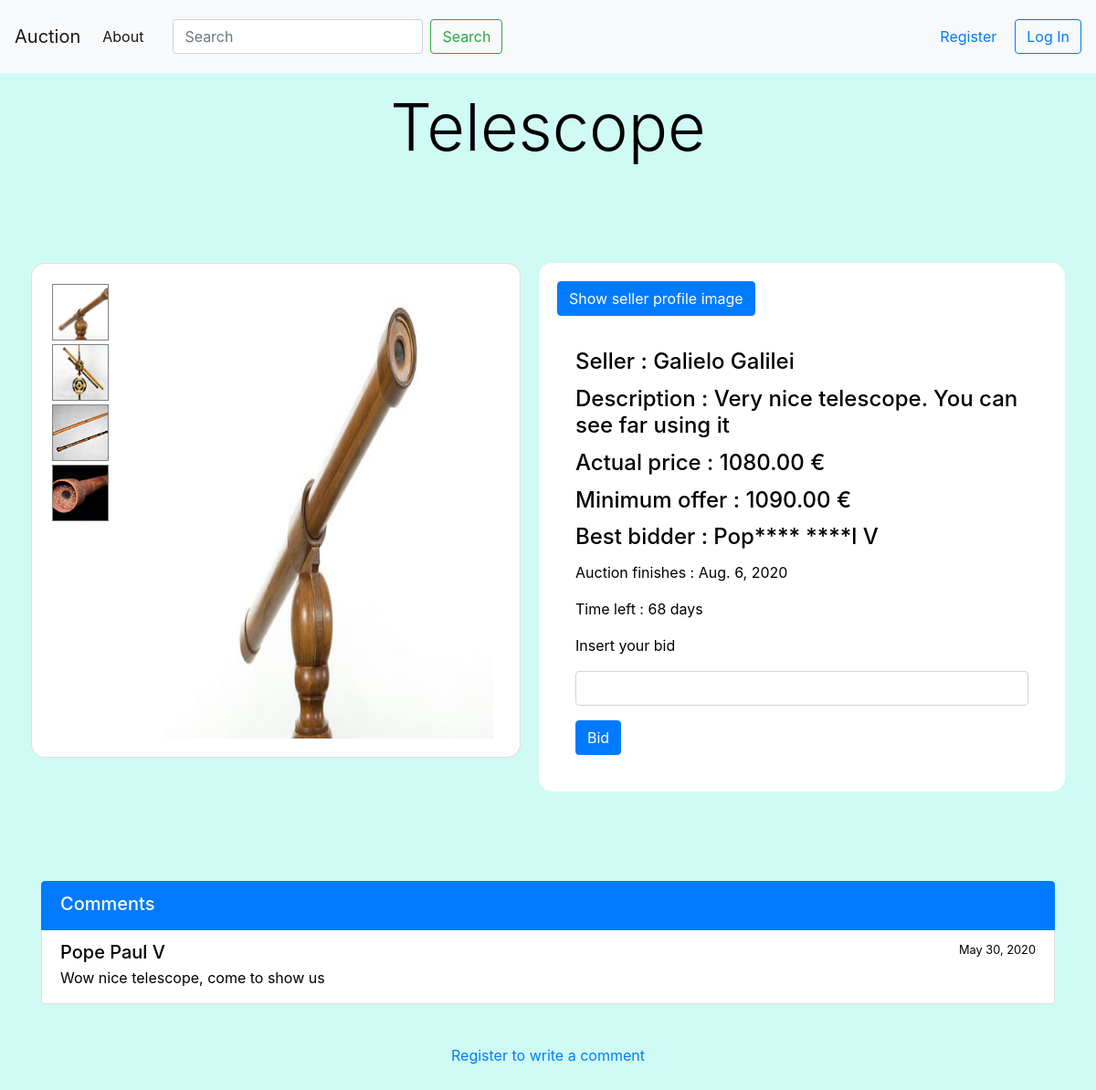
Screenshot of /products/2/ with the database file from the repository.
### products/models.py (models this page shows, shortened)
class Product(models.Model):
    name = models.CharField(max_length=40)
    description = models.CharField(max_length=300)
    price = models.DecimalField(decimal_places=2, max_digits=10)
    min_increment = models.DecimalField(decimal_places=2, max_digits=10)
    end_date = models.DateField(verbose_name="Auction end date")
    profile = models.ForeignKey(Profile, on_delete=models.CASCADE)
    init_date = models.DateField(default=datetime.now, blank=True)
    winner = models.CharField(max_length=254, blank = True,null=True)
    final_price = models.DecimalField(decimal_places=2, max_digits=10, verbose_name=" ", blank = True,null=True)
    rating = models.FloatField(default = 0,blank = True,null=True)
    user = models.ManyToManyField(User,blank = True)#interested
    disponible = models.BooleanField(default=True) #sold or not
    def time_left_to_end(self):
        time = int((self.end_date - datetime.date(timezone.localtime(timezone.now()))).days)
        if time >= 0:
            return time
        else:
            return 0

class ProductImage(models.Model):
    product = models.ForeignKey(Product, on_delete=models.CASCADE)
    image = models.ImageField(upload_to='images/', verbose_name='ProductImage', blank=True)

class Comment(models.Model):
    product_post = models.ForeignKey(Product,on_delete=models.CASCADE,related_name='comments')
    user = models.ForeignKey(User,on_delete=models.CASCADE)
    body = models.TextField(verbose_name='')
    created_on = models.DateTimeField(auto_now_add=True)
    active = models.BooleanField(default=True)
    class Meta:
        ordering = ['created_on']
    @register.filter
    def get_name(self):
        email = self.user
        u = User.objects.filter(email=email)[:1].get()
        return u.first_name
    @register.filter
    def get_surname(self):
        email = self.user
        u = User.objects.filter(email=email)[:1].get()
        return u.last_name
    @register.filter()
    def get_time(self):
        return datetime.date(self.created_on)

### users/models.py (models this page shows, shortened)
class Profile(models.Model):
    user = models.OneToOneField(User, on_delete=models.CASCADE, related_name='profile')
    country = models.CharField(max_length=254)
    city = models.CharField(max_length=254)
    address = models.CharField(max_length=254)
    zip_code = models.CharField(max_length=20)
    rating = models.DecimalField(max_digits=5, decimal_places=2,blank = True,null=True)
    photo = models.ImageField(upload_to='photos/', blank=True, default='default-profile.jpg')
    objects = ProfileManager()

class User(AbstractBaseUser):
    email       = models.EmailField(max_length=255, unique=True)
    first_name = models.CharField(max_length=64)
    last_name = models.CharField(max_length=64)
    tel = models.CharField(max_length=50, blank = True , null= True)
    premium     = models.BooleanField(default=False)
    is_active      = models.BooleanField(default=True) # can login
    staff       = models.BooleanField(default=False) # staff user non superuser
    admin       = models.BooleanField(default=False) # superuser
    USERNAME_FIELD = 'email' #username
    REQUIRED_FIELDS = ['first_name','last_name']
    objects = UserManager()
    def __str__(self):
        return self.email

### products/views.py (the view, shortened to what this page needs)
# urls.py: path('<int:id>/',views.product_detail_view, name ='product-detials'),
def product_detail_view(request, **kwargs):
    pk  = kwargs['id']
    product = get_object_or_404(Product, pk=pk)
    form = Increment_price_form(request.POST or None)
    increment = product.min_increment+product.final_price
    product.user
    if len(request.POST) == 0 or len(request.POST) == 3:
        comment_form = CommentForm(request.POST or None)
        if comment_form.is_valid():
            product_post = product
            user = request.user
            new_comment_body = comment_form.cleaned_data.get("body")
            Comment.objects.create(product_post=product_post,user=user,body=new_comment_body)
            return HttpResponseRedirect(request.path_info)
    else:
        comment_form=CommentForm()
    try:
        if len(product.winner) > 0:
            u = User.objects.filter(email=product.winner)
            s_name = u.first().first_name
            s_last = u.first().last_name
            winner_to_display = s_name[:3] + "**** ****" + s_last[len(s_last) - 3:len(s_last)]
        else:
            winner_to_display = "Be the first!"
    except:
        winner_to_display = "Be the first!"
    if request.method == 'POST' and request.user.is_anonymous == True:
        messages.error(request,"Please register!")
        return redirect('create')
    if request.user.is_authenticated:
        try:
            my_products = Product.objects.filter(profile=request.user.profile)
            if product in my_products:
                mine = True
            else:
                mine = False
        except:
            mine = False
    else:
        mine = False
    comments = Comment.objects.filter(product_post=product)
    context = {'object': product,'form':form,'winner_to_diplay':winner_to_display,'increment':increment,'mine':mine,'comments':comments,'comment_form':comment_form}
    return render(request, 'products/productPage.html', context)

### products/forms.py
class Increment_price_form(forms.ModelForm):
    final_price  = forms.DecimalField(required=True,max_digits=10,decimal_places=2,min_value=0, label='')
    class Meta:
        model = Product
        fields = ['final_price']

class CommentForm(forms.ModelForm):
    class Meta:
        model = Comment
        fields = ('body',)

### products/templates/products/productPage.html (shortened to what this page needs)
{% extends 'base.html' %}#
{% load static %}
{% load crispy_forms_tags %}
{% load crispy_forms_filters %}
{% block head %}
    <link rel="stylesheet" type="text/css" href="{% static "css/productPage.css" %}">
{% endblock %}
{% block content %}
    <h1 class="display-3 d-flex justify-content-center">{{ object.name }}</h1>
    <div class="container-fluid px-sm-1 py-5 mx-auto">
        <div class="row justify-content-center">
            <div class="flex-child col-xs">
                <div class="card">
                    <div class="d-flex flex-column thumbnails">
                        {% for p in object.productimage_set.all %}
                            <div id="f{{ forloop.counter }}" class="tb tb-active"><img
                                    class="thumbnail-img fit-image"
                                    src="{{ p.image.url }}"></div>
                        {% endfor %}
                    </div>
                    {% for p in object.productimage_set.all %}
                        <fieldset id="f{{ forloop.counter }}1" {% if forloop.counter == 1 %} class="active"
                                  {% else %}class="" {% endif %}>
                            <div class="product-pic"><img class="pic0" src="{{ p.image.url }}"></div>
                        </fieldset>
                    {% endfor %}
                </div>
            </div>
            <div class="flex-child green card col-xs" style="width:400px">
                <p>
                    <a class="btn btn-primary" data-toggle="collapse" href="#coll" role="button"
                       aria-expanded="false" aria-controls="coll">
                        Show seller profile image
                    </a>
                </p>
                <div class="card-body">
                    <h4 class="card-title">Seller
                        : {{ object.profile.user.first_name | title }} {{ object.profile.user.last_name | title }}</h4>
                    <h4 class="card-title">Description : {{ object.description }}</h4>
                    <h4 class="card-title">Actual price : {{ object.final_price }} €</h4>
                    <h4 class="card-title">Minimum offer : {{ increment }} €</h4>
                    <h4 class="card-title">Best bidder : {{ winner_to_diplay }}</h4>
                    <p class="card-text">Auction finishes : {{ object.end_date }} </p>
                    <p class="card-text">Time left : {{ object.time_left_to_end }} days</p>
                    {% if not mine %}
                        <form method="POST">{% csrf_token %}
                            <p>Insert your bid</p>
                            {{ form | crispy }}
                            <input type='submit' class="btn btn-primary" value='Bid'>
                        </form>
                    {% endif %}
                </div>
            </div>
        </div>
    </div>
    <div class="list-group">
        <a class="list-group-item list-group-item-action active">
            <div class="d-flex w-100 justify-content-between">
                <h5 class="mb-1">Comments</h5>
            </div>
        </a>
        {% for c in comments %}
            <a class="list-group-item list-group-item-action">
                <div class="d-flex w-100 justify-content-between">
                    <h5 class="mb-1"> {{ c| get_name }} {{ c| get_surname }} </h5>
                    <small>{{ c | get_time }}</small>
                </div>
                <p class="mb-1"> {{ c.body }} </p>
            </a>
        {% endfor %}
    </div>
            <br>
    {% if user.is_authenticated %}
        <form method="post">
        {% csrf_token %}
        {{ comment_form | crispy }}
        <button type="submit" class="btn btn-primary" name="comment" value="comment">Comment</button>
    </form>
    {% else %}
                <form class="form-inline my-2 my-lg-0">
                <div class=" card-body text-center"><a href="/users/create">Register to write a comment</a></div>
            </form>
    {% endif %}
    <br>
{% endblock %}

### static/css/productPage.css (style rules this page uses)
body { background-color: rgba(0, 234, 199, 0.19); color: #000; overflow-x: hidden }
.card { margin: auto; padding: 20px; border-radius: 15px; margin-top: 50px; margin-bottom: 50px }
fieldset.active { display: block !important }
fieldset { display: none }
.pic0 { width: 400px; height: 500px; margin-left: 85px; margin-right: auto; display: block }
.product-pic { width: 100% }
.thumbnails { position: absolute }
.fit-image { width: 100%; object-fit: cover }
.tb { width: 62px; height: 62px; border: 1px solid grey; margin: 2px; opacity: 0.4; cursor: pointer }
.tb-active { opacity: 1 }
.thumbnail-img { width: 60px; height: 60px }
.flex-child { flex: 1; border: 2px; }
.flex-child:first-child { margin-right: 20px; }

### rows the page displays
Product: name "Telescope", profile.user.first_name "Galielo", profile.user.last_name "Galilei", description "Very nice telescope. You can see far using it", final_price "1080.00", end_date "Aug. 6, 2020", time_left_to_end "68"
ProductImage: image (picture)
ProductImage: image (picture)
ProductImage: image (picture)
ProductImage: image (picture)
Comment: user.first_name "Pope", user.last_name "Paul V", created_on "May 30, 2020", body "Wow nice telescope, come to show us"

### other values shown
{{ increment }} "1090.00"
{{ winner_to_diplay }} "Pop**** ****l V"
